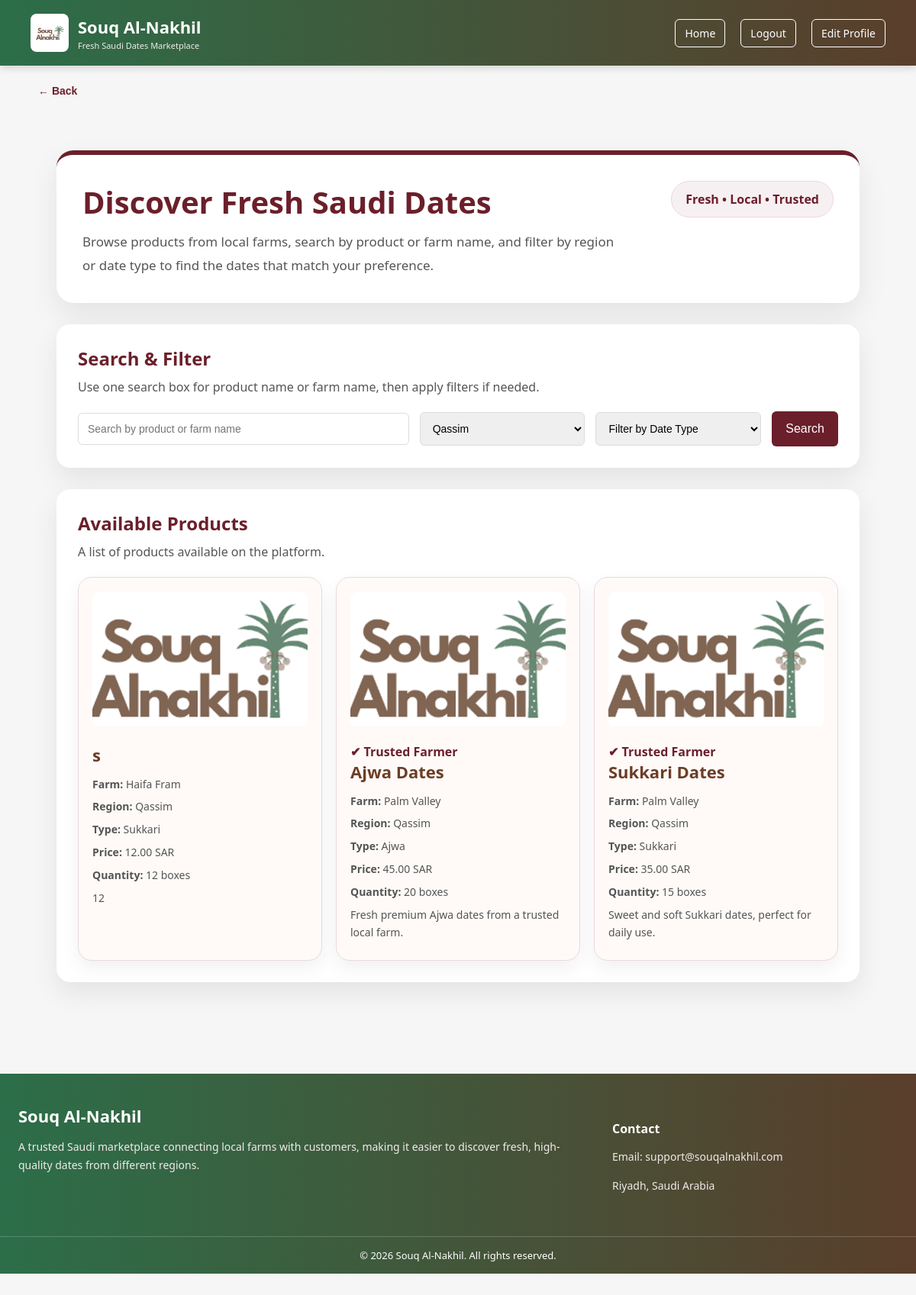
The app's page /home.php?region=Qassim (signed in) with its own data.
### tables this page shows
CREATE TABLE `products` (
  `id` int(11) NOT NULL,
  `farm_id` int(11) NOT NULL,
  `product_name` varchar(100) NOT NULL,
  `date_type` enum('Ajwa','Sukkari','Khalas') NOT NULL,
  `price` decimal(10,2) NOT NULL,
  `quantity` int(11) NOT NULL,
  `description` text NOT NULL,
  `image` varchar(255) DEFAULT NULL
);

CREATE TABLE `farms` (
  `id` int(11) NOT NULL,
  `farmer_user_id` int(11) NOT NULL,
  `farm_name` varchar(100) NOT NULL,
  `region` enum('Najd','Qassim','Al-Ahsa') NOT NULL,
  `farm_description` text NOT NULL,
  `contact_phone` varchar(20) DEFAULT NULL,
  `contact_email` varchar(100) DEFAULT NULL,
  `is_verified` tinyint(1) DEFAULT 0
);

### home.php (the view, shortened to what this page needs)
<?php
include("config.php");
$search    = isset($_GET['search']) ? trim($_GET['search']) : '';
$region    = isset($_GET['region']) ? trim($_GET['region']) : '';
$sql = "SELECT
            p.id AS product_id,
            p.product_name,
            p.date_type,
            p.price,
            p.quantity,
            p.description,
            p.image,
            f.farm_name,
            f.region,
            f.is_verified
        FROM products p
        INNER JOIN farms f ON p.farm_id = f.id
        WHERE 1=1";
$params = [];
$types = "";
if ($region !== '') {
    $sql .= " AND f.region = ?";
    $params[] = $region;
    $types .= "s";
}
$sql .= " ORDER BY p.id DESC";
$stmt = mysqli_prepare($conn, $sql);
if (!empty($params)) {
    mysqli_stmt_bind_param($stmt, $types, ...$params);
}
mysqli_stmt_execute($stmt);
$result = mysqli_stmt_get_result($stmt);
?>
<!DOCTYPE html>
<html lang="en">
<head>
  <link rel="stylesheet" href="style.css">
</head>
<body>
<header class="site-header">
  <div class="header-container">
    <a href="home.php" class="brand">
      <img src="logo.png" class="brand-logo" alt="Souq Al-Nakhil Logo">
      <div class="brand-text">
        <span class="brand-title">Souq Al-Nakhil</span>
        <span class="brand-subtitle">Fresh Saudi Dates Marketplace</span>
      </div>
    </a>
    <nav class="site-nav">
      <a href="home.php" class="nav-btn nav-btn-outline">Home</a>
      <a href="logout.php" class="nav-btn nav-btn-outline">Logout</a>
      <a href="profile.php" class="nav-btn nav-btn-outline">Edit Profile</a>
    </nav>
  </div>
</header>
<div class="back-wrap">
  <button type="button" class="back-btn" onclick="history.back()">← Back</button>
</div>
<main class="page-shell">
  <section class="dashboard-hero">
    <div class="dashboard-hero-top">
      <div>
        <h1>Discover Fresh Saudi Dates</h1>
        <p>
          Browse products from local farms, search by product or farm name, and filter by region or date type
          to find the dates that match your preference.
        </p>
      </div>
      <span class="welcome-pill">Fresh • Local • Trusted</span>
    </div>
  </section>
  <section class="panel">
    <div class="section-head">
      <div>
        <h3>Search & Filter</h3>
        <p>Use one search box for product name or farm name, then apply filters if needed.</p>
      </div>
    </div>
    <form class="filter-form" method="GET" action="home.php">
      <input
        type="text"
        id="searchInput"
        name="search"
        placeholder="Search by product or farm name"
        value="<?php echo htmlspecialchars($search); ?>"
      >
      <select id="regionFilter" name="region">
        <option value="Qassim" <?php echo ($region === 'Qassim') ? 'selected' : ''; ?>>Qassim</option>
      </select>
      <select id="typeFilter" name="date_type">
        <option value="">Filter by Date Type</option>
      </select>
      <button type="submit">Search</button>
    </form>
  </section>
  <section class="panel">
    <div class="section-head">
      <div>
        <h3>Available Products</h3>
        <p>A list of products available on the platform.</p>
      </div>
    </div>
    <?php if (mysqli_num_rows($result) > 0): ?>
      <div class="products-grid" id="productsGrid">
        <?php while ($row = mysqli_fetch_assoc($result)): ?>
          <?php
          $image = 'logo.png';
          ?>
          <div class="market-card">
            <img src="<?php echo htmlspecialchars($image); ?>" alt="<?php echo htmlspecialchars($row['product_name']); ?>">
            <?php if ((int)$row['is_verified'] === 1): ?>
              <span class="trusted-badge">✔ Trusted Farmer</span>
            <?php endif; ?>
            <h4>
              <a href="product-details.php?id=<?php echo $row['product_id']; ?>" class="product-link">
                <?php echo htmlspecialchars($row['product_name']); ?>
              </a>
            </h4>
            <p><strong>Farm:</strong> <?php echo htmlspecialchars($row['farm_name']); ?></p>
            <p><strong>Region:</strong> <?php echo htmlspecialchars($row['region']); ?></p>
            <p><strong>Type:</strong> <?php echo htmlspecialchars($row['date_type']); ?></p>
            <p><strong>Price:</strong> <?php echo htmlspecialchars($row['price']); ?> SAR</p>
            <p><strong>Quantity:</strong> <?php echo htmlspecialchars($row['quantity']); ?> boxes</p>
            <p class="card-desc"><?php echo htmlspecialchars($row['description']); ?></p>
          </div>
        <?php endwhile; ?>
      </div>
    <?php endif; ?>
  </section>
</main>
<footer class="site-footer">
  <div class="footer-container">
    <div class="footer-brand">
      <h3>Souq Al-Nakhil</h3>
      <p>
        A trusted Saudi marketplace connecting local farms with customers,
        making it easier to discover fresh, high-quality dates from different regions.
      </p>
    </div>
    <div class="footer-contact">
      <h4>Contact</h4>
      <p>Email: support@souqalnakhil.com</p>
      <p>Riyadh, Saudi Arabia</p>
    </div>
  </div>
  <div class="footer-bottom">
    <p>© 2026 Souq Al-Nakhil. All rights reserved.</p>
  </div>
</footer>
</body>
</html>

### records on screen
products: product_name "s", farm.farm_name "Haifa Fram", farm.region "Qassim", date_type "Sukkari", price "12.00", quantity "12", description "12"
products: shows "✔ Trusted Farmer", product_name "Ajwa Dates", farm.farm_name "Palm Valley", farm.region "Qassim", date_type "Ajwa", price "45.00", quantity "20", description "Fresh premium Ajwa dates from a trusted local farm."
products: shows "✔ Trusted Farmer", product_name "Sukkari Dates", farm.farm_name "Palm Valley", farm.region "Qassim", date_type "Sukkari", price "35.00", quantity "15", description "Sweet and soft Sukkari dates, perfect for daily use."
